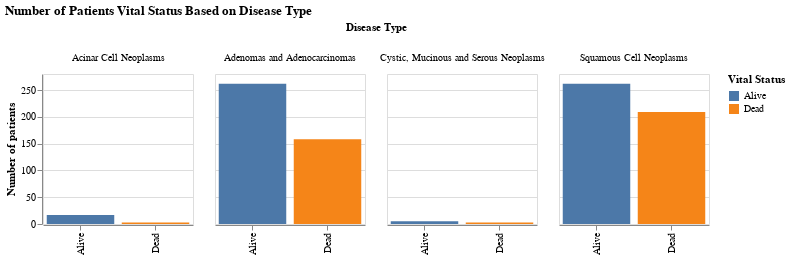

The notebook cell saved with this chart:
### Code cell
#Patients by Disease Type based on vitality
lung_cancer_patients_vitality_by_Disease_Type = lung_cancer_patients.groupby(['Disease Type'])
lung_cancer_patients_vitality_by_Disease_Type = pd.DataFrame(lung_cancer_patients_vitality_by_Disease_Type['Vital Status'].value_counts().reset_index(name = "Count"))

alt.Chart(lung_cancer_patients_vitality_by_Disease_Type).mark_bar().encode(
    x=alt.X('Vital Status:O',axis=alt.Axis(title='')),
    y=alt.Y('Count:Q',axis=alt.Axis(title='Number of patients')),
    color='Vital Status:N',
    column=alt.Column('Disease Type:N')
).properties(
    title='Number of Patients Vital Status Based on Disease Type',width=150,height=150)

### Figure 1 — Vega-Lite specification as saved in the notebook (floating-point values rounded to 4 significant figures)
{"config": {"view": {"continuousWidth": 400, "continuousHeight": 300}}, "data": {"name": "data-46c6416d8e5130de7567e78ffee55f44"}, "mark": "bar", "encoding": {"color": {"type": "nominal", "field": "Vital Status"}, "column": {"type": "nominal", "field": "Disease Type"}, "x": {"type": "ordinal", "axis": {"title": ""}, "field": "Vital Status"}, "y": {"type": "quantitative", "axis": {"title": "Number of patients"}, "field": "Count"}}, "height": 150, "title": "Number of Patients Vital Status Based on Disease Type", "width": 150, "$schema": "https://vega.github.io/schema/vega-lite/v4.0.2.json", "datasets": {"data-46c6416d8e5130de7567e78ffee55f44": [{"Disease Type": "Acinar Cell Neoplasms", "Vital Status": "Alive", "Count": 17}, {"Disease Type": "Acinar Cell Neoplasms", "Vital Status": "Dead", "Count": 3}, {"Disease Type": "Adenomas and Adenocarcinomas", "Vital Status": "Alive", "Count": 262}, {"Disease Type": "Adenomas and Adenocarcinomas", "Vital Status": "Dead", "Count": 158}, {"Disease Type": "Cystic, Mucinous and Serous Neoplasms", "Vital Status": "Alive", "Count": 5}, {"Disease Type": "Cystic, Mucinous and Serous Neoplasms", "Vital Status": "Dead", "Count": 3}, {"Disease Type": "Squamous Cell Neoplasms", "Vital Status": "Alive", "Count": 262}, {"Disease Type": "Squamous Cell Neoplasms", "Vital Status": "Dead", "Count": 209}]}}
